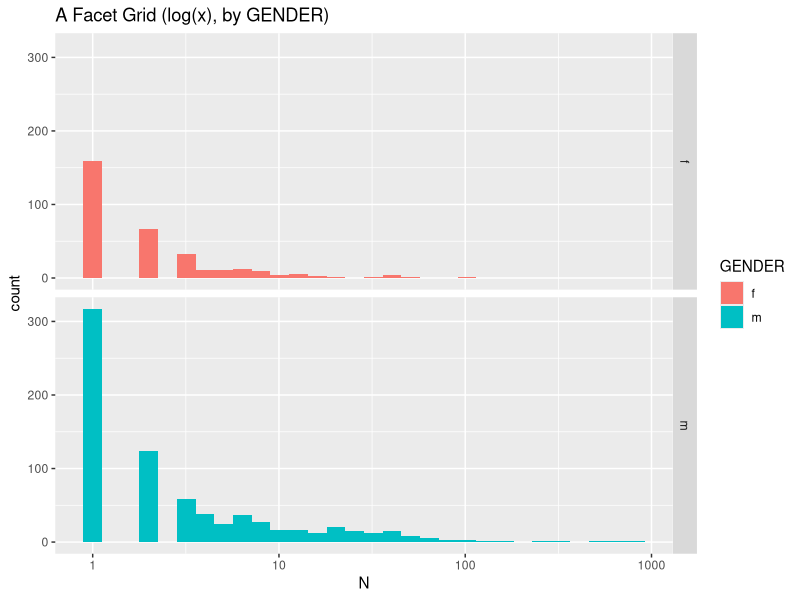
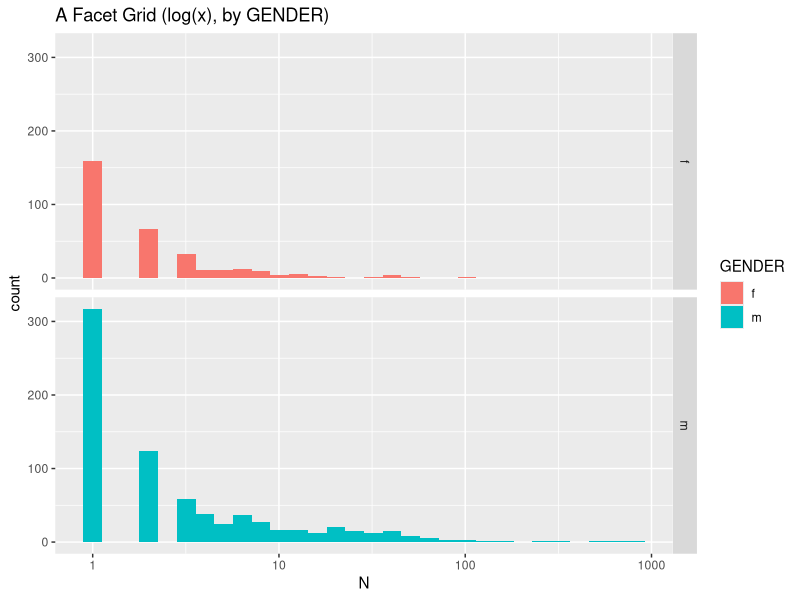

Generate these figures, in order, with R:
#loadpackages

setwd("/home/james/R/2014-11_BM-catalogue/data")
library(lubridate)
library(dplyr, warn.conflicts = FALSE)
library(tidyr, warn.conflicts = FALSE)
library(ggplot2)

#read data from csv

names <- read.csv("BM_names.csv")

#plot data

ggplot(names, aes(x = N, fill = GENDER)) +
	ggtitle("A Facet Grid (log(x), by GENDER)") +
	geom_histogram() +
	scale_x_log10() +
	facet_grid(GENDER ~ .)

#save data to file

setwd("/home/james/R/2014-11_BM-catalogue/viz")
ggsave("BM_gender-grid-logx.png", width = 7, height = 7)
